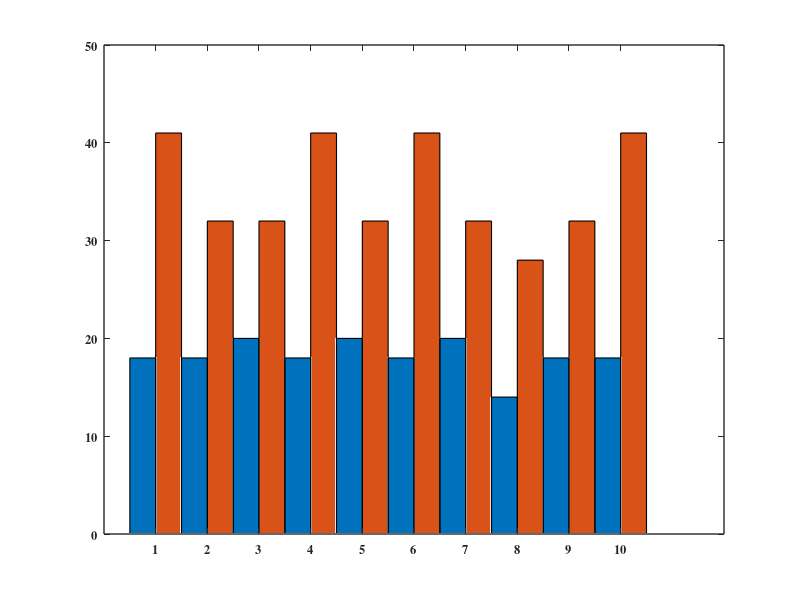

Write MATLAB code to recreate this figure. (Note: this script raises an error after producing the figure.)
% This script creates bar graphs of the survival days of each replicate of anc and evo dmutS strains

clear

set(0,'DefaultAxesFontSize', 9); %Eight point Times is suitable typeface for an IEEE paper. Same as figure caption size
set(0,'DefaultAxesFontWeight', 'bold');
set(0,'DefaultFigureColor','w')
set(0,'defaulttextinterpreter','tex') %Allows us to use LaTeX maths notation
set(0, 'DefaultAxesFontName', 'times');
set(0, 'DefaultAxesLineWidth', 1);

figure('Name','Measured Data','NumberTitle','on'); %Let's make a simple time series plot of notional data
set(gcf, 'Units','centimeters')
set(gcf, 'Position',[0 0 18.3 10.89])


anc_vs_evo = [18, 41; 18, 32; 20, 32; 18, 41; 20, 32; 18, 41; 20, 32; 14, 28; 18, 32; 18, 41]; 

b = bar(anc_vs_evo, 'grouped', 'BarWidth', 1, 'LineWidth', 0.8);
b(1).FaceColor = [180,0,50]/255;
b(2).FaceColor = [0,50,180]/255;
%ylim([0 45]);
box off 

xlabel('\textbf{ {$\Delta$mutS} replicates}', 'Interpreter','latex', 'FontSize', 13);
set(gca,'xticklabel',{'#1';'#2';'#3'; '#4'; '#5'; '#6'; '#7'; '#8'; '#9'; '#10'});
ylabel('\textbf{Number of survival days}', 'Interpreter','latex', 'FontSize', 13)
leg_1 = legend('\textbf{ Anc{$\Delta$mutS} }', '\textbf{ Evo{$\Delta$mutS} }','Interpreter','latex', 'Location', 'NorthWest', 'EdgeColor', 'w', 'FontSize', 9.5, 'Orientation', 'horizontal');
leg_1.ItemTokenSize = [20,10];
title('\textbf{B}', 'Interpreter','latex', 'FontSize', 18, 'position',[-0.1 45])


%% This part exports the figure into a png file

filename = 'Bar_graph_for_dmuts_anc_vs_evo_cols_for_lifespan_final.png' ; %Descriptive name timestamp and .png file format

export_fig(filename, '-m3', '-nocrop')
